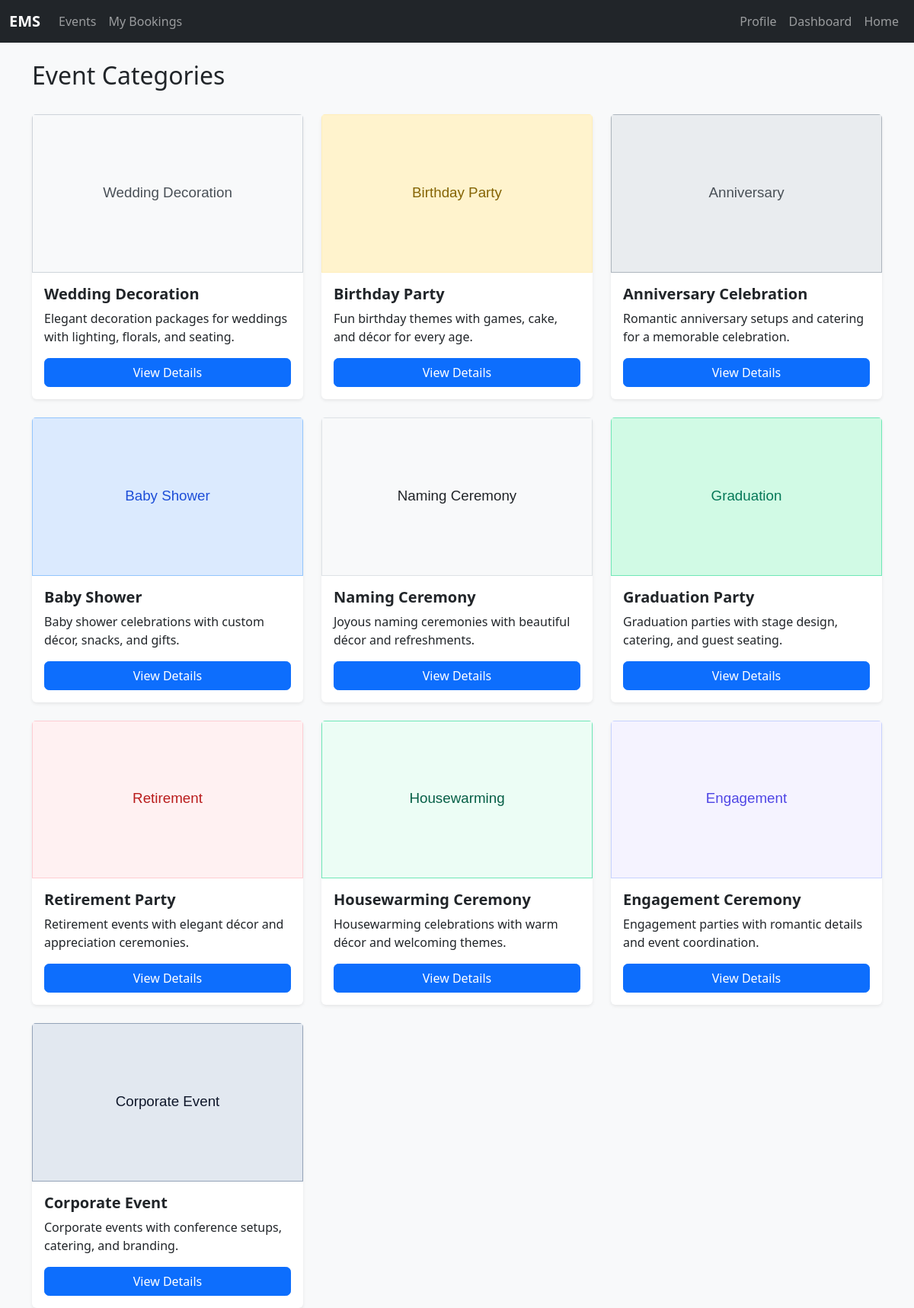
/events/ (signed in), run on the app's committed database.
### events/models.py (models this page shows, shortened)
class Event(models.Model):
    title = models.CharField(max_length=100)
    image = models.CharField(max_length=255, blank=True)
    description = models.TextField()
    price = models.DecimalField(max_digits=10, decimal_places=2)

### events/views.py (the view)
# urls.py: path("", views.event_list, name="event_list"),
@client_required
def event_list(request):
    events = Event.objects.all()
    return render(request, "events/event_list.html", {"events": events})

### events/templates/events/event_list.html (shortened to what this page needs)
{% extends 'base.html' %}
{% load static %}
{% block content %}
<div class="row mb-4">
    <div class="col">
        <h2>Event Categories</h2>
    </div>
</div>
<div class="row row-cols-1 row-cols-md-2 row-cols-xl-3 g-4">
    {% for event in events %}
        <div class="col">
            <div class="card h-100 shadow-sm">
                {% if event.image %}
                    {% if event.image|slice:":4" == "http" %}
                        <img src="{{ event.image }}" class="card-img-top" alt="{{ event.title }}">
                    {% else %}
                        <img src="{% static event.image %}" class="card-img-top" alt="{{ event.title }}">
                    {% endif %}
                {% else %}
                    <img src="https://static.vecteezy.com/system/resources/thumbnails/043/918/662/small/wedding-stage-decoration-background-inside-the-building-with-elegant-and-beautiful-flower-decorations-free-photo.jpeg" class="card-img-top" alt="{{ event.title }}">
                {% endif %}
                <div class="card-body d-flex flex-column">
                    <h5 class="card-title">{{ event.title }}</h5>
                    <p class="card-text">{{ event.description|truncatechars:120 }}</p>
                    <div class="mt-auto">
                        <a href="{% url 'event_detail' event.id %}" class="btn btn-primary w-100">View Details</a>
                    </div>
                </div>
            </div>
        </div>
    {% empty %}
        <div class="col-12">
            <div class="alert alert-info">No events are available yet.</div>
        </div>
    {% endfor %}
</div>
{% endblock %}

### templates/base.html (shortened to what this page needs)
{% load static %}
<!DOCTYPE html>
<html lang="en">
<head>
    <link href="https://cdn.jsdelivr.net/npm/bootstrap@5.3.0/dist/css/bootstrap.min.css" rel="stylesheet" />
    <link rel="stylesheet" href="{% static 'css/style.css' %}" />
</head>
<body>
<nav class="navbar navbar-expand-lg navbar-dark bg-dark">
    <div class="container-fluid">
        <a class="navbar-brand" href="{% url 'home' %}">EMS</a>
        <div class="collapse navbar-collapse" id="navbarNav">
            <ul class="navbar-nav me-auto mb-2 mb-lg-0">
                {% if user.is_authenticated and user.role == 'CLIENT' %}
                    <li class="nav-item"><a class="nav-link" href="{% url 'event_list' %}">Events</a></li>
                    <li class="nav-item"><a class="nav-link" href="{% url 'client_bookings' %}">My Bookings</a></li>
                {% endif %}
            </ul>
            <ul class="navbar-nav ms-auto mb-2 mb-lg-0">
                {% if user.is_authenticated %}
                    <li class="nav-item"><a class="nav-link" href="{% url 'profile' %}">Profile</a></li>
                    {% if user.role == 'CLIENT' %}
                        <li class="nav-item"><a class="nav-link" href="{% url 'client_dashboard' %}">Dashboard</a></li>
                    {% elif user.role == 'ORGANIZER' %}
                        <li class="nav-item"><a class="nav-link" href="{% url 'organizer_dashboard' %}">Dashboard</a></li>
                    {% elif user.role == 'MANAGER' %}
                        <li class="nav-item"><a class="nav-link" href="{% url 'manager_dashboard' %}">Dashboard</a></li>
                    {% endif %}
                    <li class="nav-item"><a class="nav-link" href="{% url 'home' %}">Home</a></li>
                {% else %}
                    <li class="nav-item"><a class="nav-link" href="{% url 'home' %}">Login</a></li>
                    <li class="nav-item"><a class="nav-link" href="{% url 'signup' %}">Sign Up</a></li>
                {% endif %}
            </ul>
        </div>
    </div>
</nav>
<div class="container mt-4">
    {% block content %}{% endblock %}
</div>
</body>
</html>

### static/css/style.css (style rules this page uses)
body { background: #f8f9fa; color: #212529; }
.card { border: none; }
.navbar-brand { font-weight: 700; }
.btn { border-radius: 0.4rem; }
.card-title { font-weight: 600; }

### data on the page
Event: image (picture), title "Wedding Decoration", description "Elegant decoration packages for weddings with lighting, florals, and seating."
Event: image (picture), title "Birthday Party", description "Fun birthday themes with games, cake, and décor for every age."
Event: image (picture), title "Anniversary Celebration", description "Romantic anniversary setups and catering for a memorable celebration."
Event: image (picture), title "Baby Shower", description "Baby shower celebrations with custom décor, snacks, and gifts."
Event: image (picture), title "Naming Ceremony", description "Joyous naming ceremonies with beautiful décor and refreshments."
Event: image (picture), title "Graduation Party", description "Graduation parties with stage design, catering, and guest seating."
Event: image (picture), title "Retirement Party", description "Retirement events with elegant décor and appreciation ceremonies."
Event: image (picture), title "Housewarming Ceremony", description "Housewarming celebrations with warm décor and welcoming themes."
Event: image (picture), title "Engagement Ceremony", description "Engagement parties with romantic details and event coordination."
Event: image (picture), title "Corporate Event", description "Corporate events with conference setups, catering, and branding."
